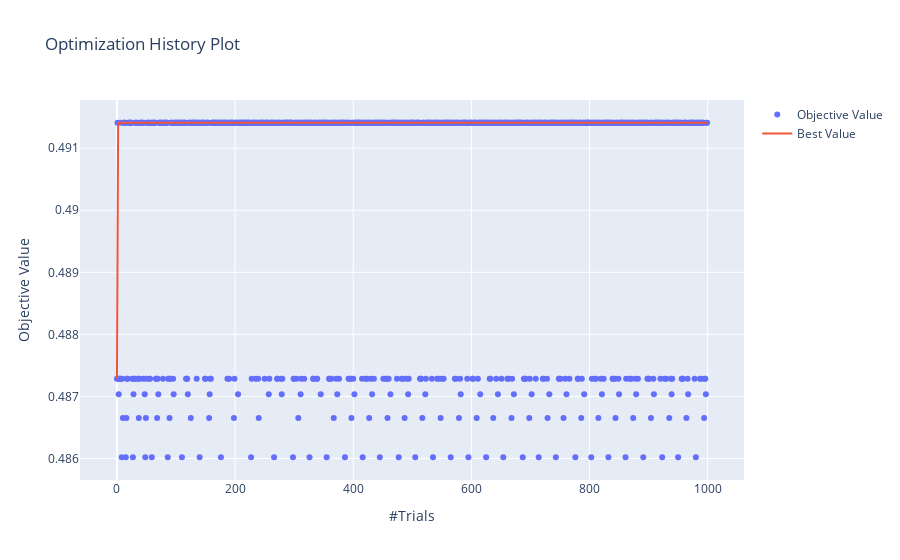

This figure's notebook cell:
### Code cell
print('Highest F1 score',study_lr_upsamp.best_value)

plot_optimization_history(study_lr_upsamp)

### Figure 1 — Plotly figure (JSON) as saved in the notebook; plotly's stock layout.template omitted (floating-point values rounded to 4 significant figures; data arrays with more than 128 entries replaced by an {"elided": "..."} marker saying what was removed)
{"data": [{"mode": "markers", "name": "Objective Value", "type": "scatter", "x": {"elided": "1000 int values"}, "y": {"elided": "1000 float values"}}, {"name": "Best Value", "type": "scatter", "x": {"elided": "1000 int values"}, "y": {"elided": "1000 float values"}}], "layout": {"title": {"text": "Optimization History Plot"}, "xaxis": {"title": {"text": "#Trials"}}, "yaxis": {"title": {"text": "Objective Value"}}}}
